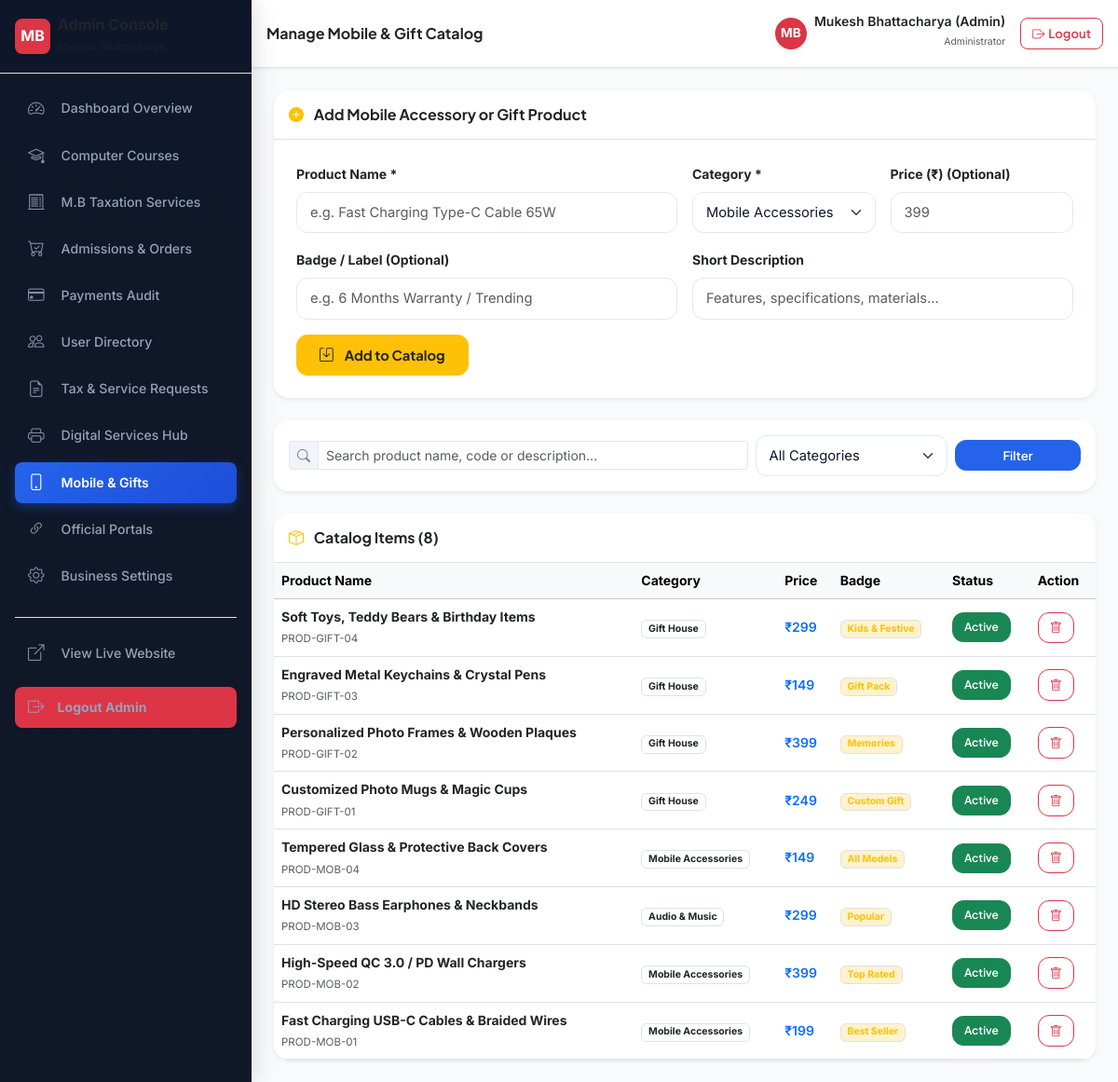
/admin/products.php (signed in), run on the app's committed database.
### tables this page shows
CREATE TABLE `users` (
  `id` INT UNSIGNED NOT NULL AUTO_INCREMENT,
  `user_code` VARCHAR(50) NOT NULL UNIQUE,
  `name` VARCHAR(120) NOT NULL,
  `email` VARCHAR(150) NOT NULL UNIQUE,
  `mobile` VARCHAR(20) NOT NULL UNIQUE,
  `password_hash` VARCHAR(255) NOT NULL,
  `address` TEXT NULL,
  `role` ENUM('user', 'admin') NOT NULL DEFAULT 'user',
  `status` ENUM('active', 'inactive', 'suspended') NOT NULL DEFAULT 'active',
  `created_at` DATETIME NOT NULL DEFAULT CURRENT_TIMESTAMP,
  `updated_at` DATETIME NOT NULL DEFAULT CURRENT_TIMESTAMP ON UPDATE CURRENT_TIMESTAMP,
  PRIMARY KEY (`id`),
  INDEX `idx_users_email` (`email`),
  INDEX `idx_users_mobile` (`mobile`),
  INDEX `idx_users_role` (`role`),
  INDEX `idx_users_status` (`status`)
);

CREATE TABLE `products` (
  `id` INT UNSIGNED NOT NULL AUTO_INCREMENT,
  `code` VARCHAR(50) NOT NULL UNIQUE,
  `name` VARCHAR(150) NOT NULL,
  `category` VARCHAR(80) NOT NULL,
  `description` TEXT NOT NULL,
  `price` DECIMAL(10,2) NULL,
  `badge` VARCHAR(50) NULL,
  `image` VARCHAR(255) NULL,
  `icon` VARCHAR(80) NOT NULL DEFAULT 'bi-phone-fill',
  `accent_class` VARCHAR(50) NOT NULL DEFAULT 'accent-mobile',
  `display_order` INT NOT NULL DEFAULT 1,
  `status` ENUM('active', 'inactive') NOT NULL DEFAULT 'active',
  `created_at` DATETIME NOT NULL DEFAULT CURRENT_TIMESTAMP,
  `updated_at` DATETIME NOT NULL DEFAULT CURRENT_TIMESTAMP ON UPDATE CURRENT_TIMESTAMP,
  PRIMARY KEY (`id`),
  INDEX `idx_products_category` (`category`),
  INDEX `idx_products_status` (`status`)
);

### includes/Auth.php (called while the page is built, shortened)
<?php
require_once __DIR__ . '/../config/db.php';
function csrf_token(): string {
    return $_SESSION['csrf_token'];
}
function is_logged_in(): bool {
    return !empty($_SESSION['user_id']) && !empty($_SESSION['role']);
}
function current_user(): ?array {
    global $conn;
    $stmt = $conn->prepare("SELECT id, user_code, name, email, mobile, address, role, status, created_at FROM users WHERE id = :id LIMIT 1");
    $stmt->execute([':id' => (int)$_SESSION['user_id']]);
    return $stmt->fetch() ?: null;
}

### admin/products.php (the view, shortened to what this page needs)
<?php
require_once dirname(__DIR__) . '/config/db.php';
require_once dirname(__DIR__) . '/includes/auth.php';
$page_title = "Manage Mobile & Gift Catalog";
$search_q = isset($_GET['q']) ? trim($_GET['q']) : '';
$page = isset($_GET['page']) ? max(1, (int)$_GET['page']) : 1;
$per_page = 10;
$where_clauses = ["1=1"];
$params = [];
$where_sql = implode(" AND ", $where_clauses);
$count_stmt = $conn->prepare("SELECT COUNT(*) FROM products WHERE $where_sql");
$count_stmt->execute($params);
$total_rows = (int)$count_stmt->fetchColumn();
$offset = ($page - 1) * $per_page;
$sql = "SELECT * FROM products WHERE $where_sql ORDER BY id DESC LIMIT :limit OFFSET :offset";
$stmt = $conn->prepare($sql);
$stmt->bindValue(':limit', $per_page, PDO::PARAM_INT);
$stmt->bindValue(':offset', $offset, PDO::PARAM_INT);
$stmt->execute();
$products = $stmt->fetchAll();
include __DIR__ . '/includes/header.php';
?>
<div class="card border-0 shadow-sm rounded-4 overflow-hidden mb-4" style="background: var(--card-bg, #ffffff);">
  <div class="card-header bg-transparent border-bottom p-3">
    <h6 class="fw-bold text-dark mb-0"><i class="bi bi-plus-circle-fill text-warning me-2"></i> Add Mobile Accessory or Gift Product</h6>
  </div>
  <div class="card-body p-4">
    <form method="POST" action="products.php">
      <div class="row g-3 mb-3">
        <div class="col-md-6">
          <label class="form-label small fw-bold text-dark">Product Name *</label>
          <input type="text" name="name" class="form-control" placeholder="e.g. Fast Charging Type-C Cable 65W" required maxlength="120">
        </div>
        <div class="col-md-3">
          <label class="form-label small fw-bold text-dark">Category *</label>
          <select name="category" class="form-select" required>
            <option value="Mobile Accessories">Mobile Accessories</option>
          </select>
        </div>
        <div class="col-md-3">
          <label class="form-label small fw-bold text-dark">Price (₹) (Optional)</label>
          <input type="number" step="0.01" min="0" name="price" class="form-control" placeholder="399">
        </div>
      </div>
      <div class="row g-3 mb-3">
        <div class="col-md-6">
          <label class="form-label small fw-bold text-dark">Badge / Label (Optional)</label>
          <input type="text" name="badge" class="form-control" placeholder="e.g. 6 Months Warranty / Trending" maxlength="50">
        </div>
        <div class="col-md-6">
          <label class="form-label small fw-bold text-dark">Short Description</label>
          <input type="text" name="description" class="form-control" placeholder="Features, specifications, materials..." maxlength="255">
        </div>
      </div>
      <button type="submit" class="btn btn-warning text-dark fw-bold px-4">
        <i class="bi bi-save me-1"></i> Add to Catalog
      </button>
    </form>
  </div>
</div>
<div class="card border-0 shadow-sm rounded-4 overflow-hidden mb-4" style="background: var(--card-bg, #ffffff);">
  <div class="card-body p-3">
    <form method="GET" action="products.php" class="row g-2 align-items-center">
      <div class="col-md-7">
        <div class="input-group input-group-sm">
          <span class="input-group-text bg-subtle"><i class="bi bi-search"></i></span>
          <input type="text" name="q" class="form-control" placeholder="Search product name, code or description..." value="<?php echo htmlspecialchars($search_q); ?>">
        </div>
      </div>
      <div class="col-md-3">
        <select name="cat" class="form-select form-select-sm" onchange="this.form.submit()">
          <option value="">All Categories</option>
        </select>
      </div>
      <div class="col-md-2 d-flex gap-1">
        <button type="submit" class="btn btn-primary btn-sm flex-fill">Filter</button>
      </div>
    </form>
  </div>
</div>
<div class="card border-0 shadow-sm rounded-4 overflow-hidden" style="background: var(--card-bg, #ffffff);">
  <div class="card-header bg-transparent border-bottom p-3">
    <h6 class="fw-bold text-dark mb-0"><i class="bi bi-box-seam text-warning me-2"></i> Catalog Items (<?php echo $total_rows; ?>)</h6>
  </div>
  <div class="card-body p-0">
    <div class="table-responsive">
      <table class="table table-hover align-middle mb-0 small">
        <thead class="table-light">
          <tr>
            <th>Product Name</th>
            <th>Category</th>
            <th>Price</th>
            <th>Badge</th>
            <th>Status</th>
            <th>Action</th>
          </tr>
        </thead>
        <tbody>
          <?php if (!empty($products)): ?>
            <?php foreach ($products as $p): ?>
              <tr>
                <td>
                  <strong class="d-block text-dark"><?php echo htmlspecialchars($p['name']); ?></strong>
                  <span class="text-muted" style="font-size: 0.72rem;"><?php echo htmlspecialchars($p['code']); ?></span>
                </td>
                <td><span class="badge bg-subtle text-dark border"><?php echo htmlspecialchars($p['category']); ?></span></td>
                <td class="fw-semibold text-primary"><?php echo !empty($p['price']) ? '₹' . number_format($p['price']) : 'In-Store'; ?></td>
                <td><span class="badge bg-warning-subtle text-warning border"><?php echo htmlspecialchars($p['badge'] ?: 'Standard'); ?></span></td>
                <td>
                  <a href="products.php?action=toggle&id=<?php echo $p['id']; ?>&token=<?php echo csrf_token(); ?>" class="btn btn-sm <?php echo ($p['status'] === 'active') ? 'btn-success' : 'btn-secondary'; ?>" style="font-size: 0.75rem;">
                    <?php echo ucfirst($p['status']); ?>
                  </a>
                </td>
                <td>
                  <a href="products.php?action=delete&id=<?php echo $p['id']; ?>&token=<?php echo csrf_token(); ?>" class="btn btn-sm btn-outline-danger" onclick="return confirm('Delete this product from catalog?');" title="Delete">
                    <i class="bi bi-trash"></i>
                  </a>
                </td>
              </tr>
            <?php endforeach; ?>
          <?php else: ?>
            <tr><td colspan="6" class="text-center py-4 text-muted">No products found.</td></tr>
          <?php endif; ?>
        </tbody>
      </table>
    </div>
  </div>
</div>
<?php include __DIR__ . '/includes/footer.php'; ?>

### admin/includes/header.php (shortened to what this page needs)
<?php
require_once dirname(__DIR__, 2) . '/config/db.php';
require_once dirname(__DIR__, 2) . '/includes/auth.php';
$logged_admin = current_user();
$current_page = basename($_SERVER['PHP_SELF']);
?>
<!DOCTYPE html>
<html lang="en" data-bs-theme="light">
<head>
  <link href="https://cdn.jsdelivr.net/npm/bootstrap@5.3.3/dist/css/bootstrap.min.css" rel="stylesheet">
  <link href="https://cdn.jsdelivr.net/npm/bootstrap-icons@1.11.3/font/bootstrap-icons.min.css" rel="stylesheet">
  <link href="../assets/css/style.css" rel="stylesheet">
  <link href="../assets/css/admin.css" rel="stylesheet">
</head>
<body class="bg-body-tertiary">
  <div class="admin-wrapper">
    <aside class="admin-sidebar" id="adminSidebar">
      <div class="admin-sidebar-header d-flex align-items-center justify-content-between p-3 border-bottom">
        <a href="index.php" class="d-flex align-items-center gap-2 text-decoration-none text-dark">
          <div class="rounded-3 bg-danger text-white d-flex align-items-center justify-content-center fw-bold shadow-sm" style="width: 38px; height: 38px;">
            MB
          </div>
          <div>
            <span class="fw-bold d-block fs-6 text-dark lh-sm">Admin Console</span>
            <span class="text-muted" style="font-size: 0.70rem;">Mukesh Bhattacharya</span>
          </div>
        </a>
      </div>
      <div class="p-3" style="overflow-y: auto; flex: 1;">
        <ul class="nav flex-column gap-1">
          <li class="nav-item">
            <a href="index.php" class="nav-link rounded-3 <?php echo ($current_page == 'index.php') ? 'active bg-primary text-white' : 'text-dark'; ?>">
              <i class="bi bi-speedometer2 me-2"></i> Dashboard Overview
            </a>
          </li>
          <li class="nav-item">
            <a href="courses.php" class="nav-link rounded-3 <?php echo ($current_page == 'courses.php') ? 'active bg-primary text-white' : 'text-dark'; ?>">
              <i class="bi bi-mortarboard me-2"></i> Computer Courses
            </a>
          </li>
          <li class="nav-item">
            <a href="tax-services.php" class="nav-link rounded-3 <?php echo ($current_page == 'tax-services.php') ? 'active bg-primary text-white' : 'text-dark'; ?>">
              <i class="bi bi-receipt-cutoff me-2"></i> M.B Taxation Services
            </a>
          </li>
          <li class="nav-item">
            <a href="orders.php" class="nav-link rounded-3 <?php echo ($current_page == 'orders.php') ? 'active bg-primary text-white' : 'text-dark'; ?>">
              <i class="bi bi-cart-check me-2"></i> Admissions & Orders
            </a>
          </li>
          <li class="nav-item">
            <a href="payments.php" class="nav-link rounded-3 <?php echo ($current_page == 'payments.php') ? 'active bg-primary text-white' : 'text-dark'; ?>">
              <i class="bi bi-credit-card me-2"></i> Payments Audit
            </a>
          </li>
          <li class="nav-item">
            <a href="users.php" class="nav-link rounded-3 <?php echo ($current_page == 'users.php') ? 'active bg-primary text-white' : 'text-dark'; ?>">
              <i class="bi bi-people me-2"></i> User Directory
            </a>
          </li>
          <li class="nav-item">
            <a href="tax-requests.php" class="nav-link rounded-3 <?php echo ($current_page == 'tax-requests.php') ? 'active bg-primary text-white' : 'text-dark'; ?>">
              <i class="bi bi-file-earmark-text me-2"></i> Tax & Service Requests
            </a>
          </li>
          <li class="nav-item">
            <a href="digital-services.php" class="nav-link rounded-3 <?php echo ($current_page == 'digital-services.php') ? 'active bg-primary text-white' : 'text-dark'; ?>">
              <i class="bi bi-printer me-2"></i> Digital Services Hub
            </a>
          </li>
          <li class="nav-item">
            <a href="products.php" class="nav-link rounded-3 <?php echo ($current_page == 'products.php') ? 'active bg-primary text-white' : 'text-dark'; ?>">
              <i class="bi bi-phone me-2"></i> Mobile & Gifts
            </a>
          </li>
          <li class="nav-item">
            <a href="links.php" class="nav-link rounded-3 <?php echo ($current_page == 'links.php') ? 'active bg-primary text-white' : 'text-dark'; ?>">
              <i class="bi bi-link-45deg me-2"></i> Official Portals
            </a>
          </li>
          <li class="nav-item">
            <a href="settings.php" class="nav-link rounded-3 <?php echo ($current_page == 'settings.php') ? 'active bg-primary text-white' : 'text-dark'; ?>">
              <i class="bi bi-gear me-2"></i> Business Settings
            </a>
          </li>
          <li class="nav-item mt-3 pt-3 border-top">
            <a href="../index.php" class="nav-link text-muted" target="_blank">
              <i class="bi bi-box-arrow-up-right me-2"></i> View Live Website
            </a>
          </li>
          <li class="nav-item mt-2">
            <a href="../logout.php" class="nav-link text-white bg-danger rounded-3 fw-bold text-center py-2 shadow-sm">
              <i class="bi bi-box-arrow-right me-1"></i> Logout Admin
            </a>
          </li>
        </ul>
      </div>
    </aside>
    <div class="admin-main">
      <header class="admin-topbar d-flex align-items-center justify-content-between p-3 border-bottom" style="background: var(--card-bg, #ffffff);">
        <div class="d-flex align-items-center gap-3">
          <h5 class="fw-bold text-dark mb-0 fs-6 fs-md-5"><?php echo isset($page_title) ? htmlspecialchars($page_title) : "Dashboard"; ?></h5>
        </div>
        <div class="d-flex align-items-center gap-3">
          <div class="d-flex align-items-center gap-2">
            <div class="rounded-circle bg-danger text-white d-flex align-items-center justify-content-center fw-bold shadow-sm" style="width: 34px; height: 34px; font-size: 0.85rem;">
              MB
            </div>
            <div class="d-none d-sm-block text-end">
              <span class="fw-semibold small text-dark d-block lh-1"><?php echo htmlspecialchars($logged_admin['name']); ?></span>
              <span class="text-muted" style="font-size: 0.65rem;">Administrator</span>
            </div>
          </div>
          <a href="../logout.php" class="btn btn-outline-danger btn-sm rounded-3 d-none d-sm-inline-flex align-items-center gap-1" title="Sign Out">
            <i class="bi bi-box-arrow-right"></i> <span class="d-none d-md-inline">Logout</span>
          </a>
        </div>
      </header>
      <div class="admin-content p-3 p-md-4">

### data on the page
users: name "Mukesh Bhattacharya (Admin)"
products: name "Soft Toys, Teddy Bears & Birthday Items", code "PROD-GIFT-04", category "Gift House", price "299", badge "Kids & Festive", status "Active"
products: name "Engraved Metal Keychains & Crystal Pens", code "PROD-GIFT-03", category "Gift House", price "149", badge "Gift Pack", status "Active"
products: name "Personalized Photo Frames & Wooden Plaques", code "PROD-GIFT-02", category "Gift House", price "399", badge "Memories", status "Active"
products: name "Customized Photo Mugs & Magic Cups", code "PROD-GIFT-01", category "Gift House", price "249", badge "Custom Gift", status "Active"
products: name "Tempered Glass & Protective Back Covers", code "PROD-MOB-04", category "Mobile Accessories", price "149", badge "All Models", status "Active"
products: name "HD Stereo Bass Earphones & Neckbands", code "PROD-MOB-03", category "Audio & Music", price "299", badge "Popular", status "Active"
products: name "High-Speed QC 3.0 / PD Wall Chargers", code "PROD-MOB-02", category "Mobile Accessories", price "399", badge "Top Rated", status "Active"
products: name "Fast Charging USB-C Cables & Braided Wires", code "PROD-MOB-01", category "Mobile Accessories", price "199", badge "Best Seller", status "Active"

### other printed values
$page_title "Manage Mobile & Gift Catalog"
$total_rows "8"
